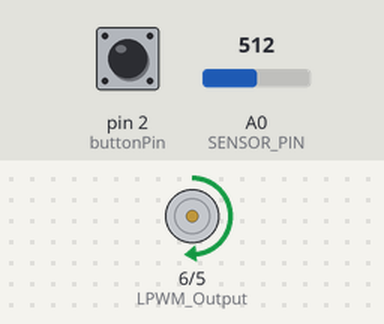
A sketch run on a simulated Arduino Uno, built with avr-gcc and run on an emulated ATmega328P. Shown: motor-driver pin pairs drawn as motors (green arrow = first pin HIGH = forward, orange = second pin HIGH = backward, longer = more drive). Inputs (shaded band) come from the test bench; at power-on: A0 (SENSOR_PIN) = 512, pin 2 (buttonPin) HIGH.

Above: at 1.2 s.
1.3 s: A0 (SENSOR_PIN) set to 716
At 2.5 s:
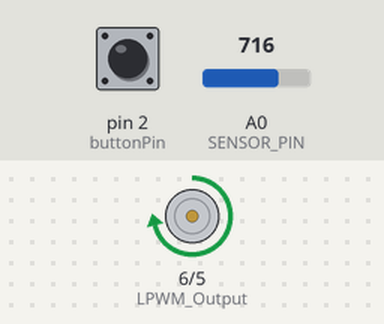
2.8 s: pin 2 (buttonPin) pulled LOW for 0.15 s
At 2.87 s:
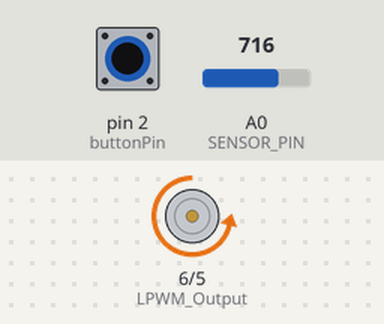
4.4 s: A0 (SENSOR_PIN) set to 306
At 5.0 s:
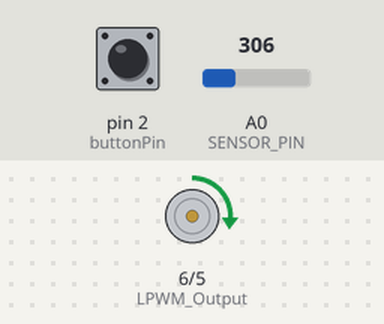
5.9 s: pin 2 (buttonPin) pulled LOW for 1 s
At 6.7 s:
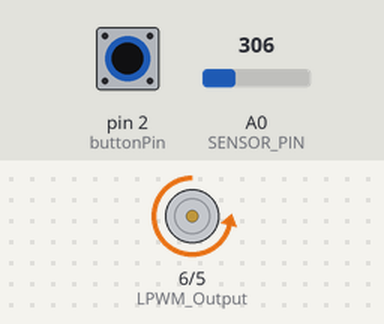
8.4 s: A0 (SENSOR_PIN) set to 122
At 9.2 s:
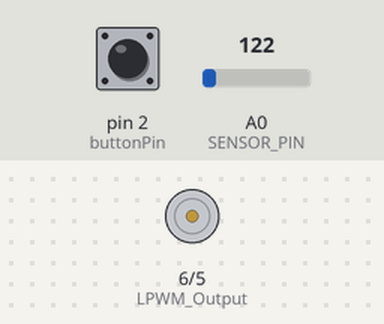
Timing chart, 0 to 10.9 s (numbered marks = the images above; inputs shaded):
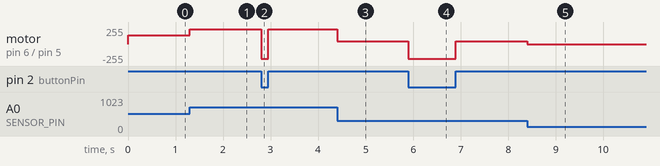

Measured:
- after the input at 1.3 s, motor on pin 6 (LPWM_Output) / pin 5 (RPWM_Output): forward 132/255 → forward 219/255 at once
- after the input at 2.8 s, motor on pin 6 (LPWM_Output) / pin 5 (RPWM_Output): forward 219/255 → backward 219/255 at once, → forward 219/255 0.15 s later
- after the input at 4.4 s, motor on pin 6 (LPWM_Output) / pin 5 (RPWM_Output): forward 219/255 → forward 45/255 at once
- after the input at 5.9 s, motor on pin 6 (LPWM_Output) / pin 5 (RPWM_Output): forward 45/255 → backward 219/255 at once, → forward 45/255 1.0 s later
- after the input at 8.4 s, motor on pin 6 (LPWM_Output) / pin 5 (RPWM_Output): forward 45/255 → stopped at once

The sketch:

motorRun.ino
```cpp
int SENSOR_PIN = A0;
int RPWM_Output = 5;
int LPWM_Output = 6;

const int buttonPin = 2;
int buttonState = 0;
const int buttonPinnn = 4;
int buttonStateee = 0;

void setup()
{
  pinMode(RPWM_Output, OUTPUT);
  pinMode(LPWM_Output, OUTPUT);
  pinMode(buttonPin, INPUT);
  pinMode(buttonPinnn,INPUT);
  pinMode(SENSOR_PIN,INPUT);
  Serial.begin(9600);

}

void loop()
{


  int buttonState = digitalRead(buttonPin);

   if (buttonState == LOW)
  {
    // reverse rotation
    int sensorValue = analogRead(SENSOR_PIN);

    int reversePWM = map(sensorValue,200,800,0,255);
    if(reversePWM > 255)
    reversePWM = 255;
    else if (reversePWM < 0)
    reversePWM = 0;


    analogWrite(LPWM_Output, LOW);
    analogWrite(RPWM_Output, reversePWM);
  }
  else if (buttonState == HIGH)
  {
    // forward rotation

    int sensorValue = analogRead(SENSOR_PIN);

    int forwardPWM = map(sensorValue,200,800,0,255);
    if(forwardPWM > 255)
    forwardPWM = 255;
    else if (forwardPWM < 0)
    forwardPWM = 0;


    analogWrite(LPWM_Output, forwardPWM);
    analogWrite(RPWM_Output, LOW);
  }
  else
  {
    //motor stop
    analogWrite(LPWM_Output, LOW);
    analogWrite(RPWM_Output, LOW);
  }


}
```
